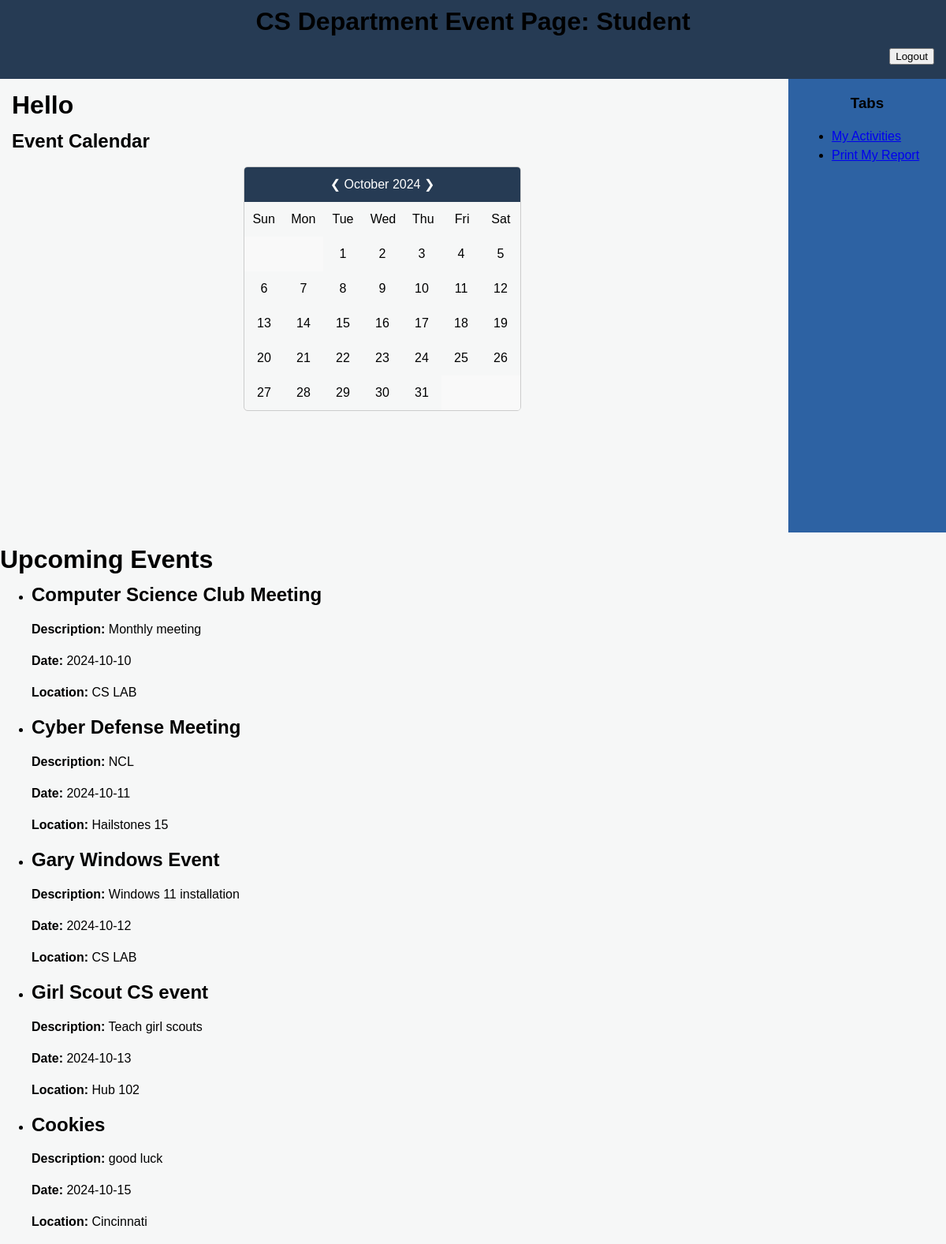
/student_view, run on an earlier commit of the app's database.
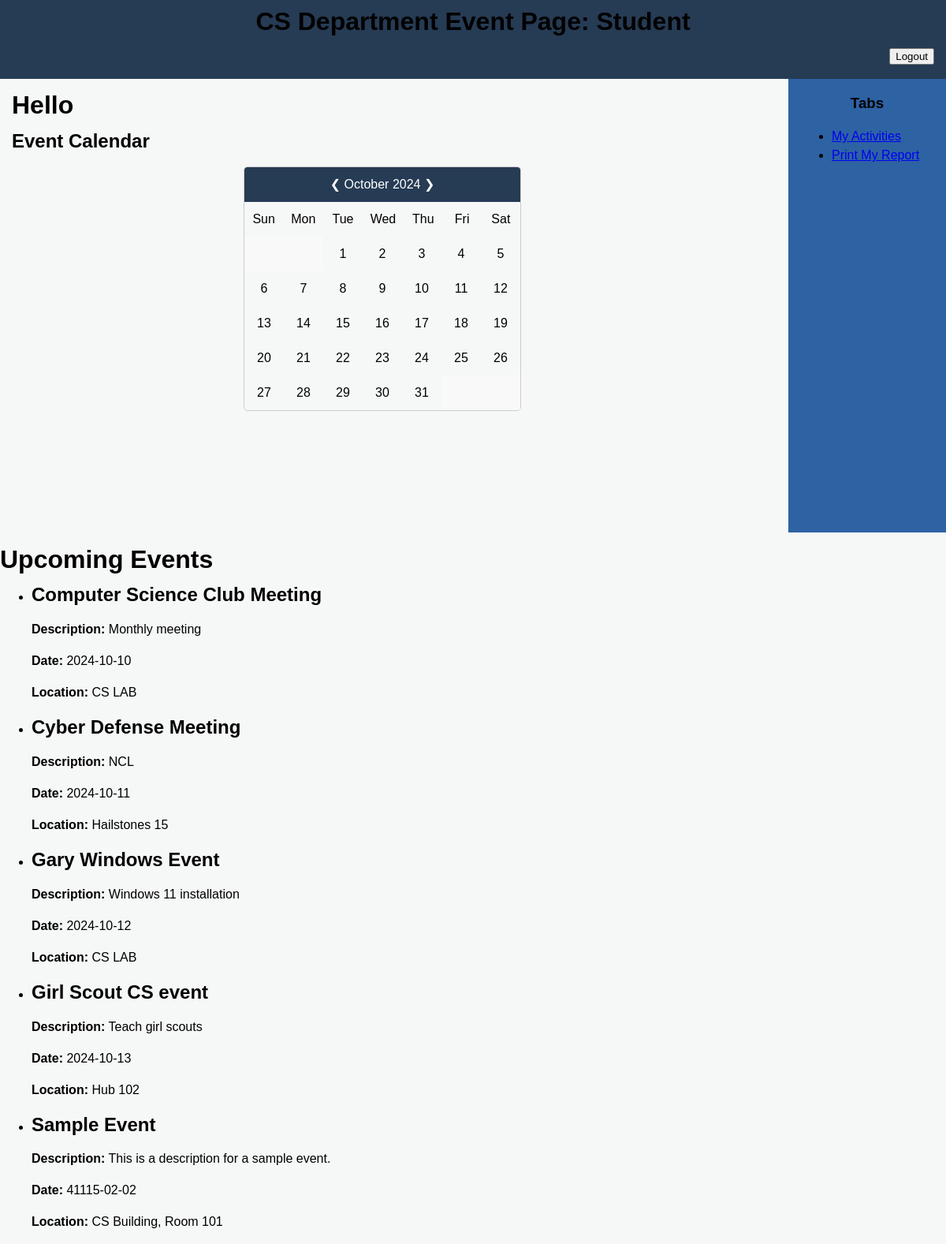
And on a later commit of the database.
### tables this page shows
CREATE TABLE events (
    id INTEGER PRIMARY KEY AUTOINCREMENT,
    name TEXT NOT NULL,
    description TEXT,
    date TEXT NOT NULL,
    location TEXT
);

### flask_intro.py (the view)
@app.route('/student_view', methods=['GET'])
def student_view():
    conn = get_db()  # Ensure a fresh connection
    cursor = conn.cursor()
    cursor.execute("SELECT name, date, description, location FROM events ORDER BY date")
    event = cursor.fetchall()  # Fetch latest data
    conn.close()
    return render_template('StudentView.html', event=event)

### flask_intro.py (called while the page is built)
def get_db():
    if 'sqlite_db' not in g:
        g.sqlite_db = sqlite3.connect(
            DB_PATH,
            detect_types=sqlite3.PARSE_DECLTYPES
        )
        g.sqlite_db.row_factory = sqlite3.Row
    return g.sqlite_db

### templates/StudentView.html (shortened to what this page needs)
<!DOCTYPE html>
<html lang="en">
	<head>
</head>
<body>
<header>
    <div class="innertube">
        <h1 align="center">CS Department Event Page: Student</h1>
        <form action="/logout"align="right">
            <button type="submit">Logout</button>
    </div>
</header>
<div id="wrapper">
    <main>
        <div id="content">
            <div class="innertube">
                <h1>Hello {{info}}</h1>
                <h2>Event Calendar</h2>
                <div id="calendar">
                    <div id="header">
                        <span id="prev" style="cursor: pointer;">&#10094;</span>
                        <span id="monthYear"></span>
                        <span id="next" style="cursor: pointer;">&#10095;</span>
                    </div>
                    <div id="daysOfWeek">
                        <div class="day">Sun</div>
                        <div class="day">Mon</div>
                        <div class="day">Tue</div>
                        <div class="day">Wed</div>
                        <div class="day">Thu</div>
                        <div class="day">Fri</div>
                        <div class="day">Sat</div>
                    </div>
                    <div id="days"></div>
                </div>
            </div>
        </div>
    </main>
    <nav>
        <div class="innertube">
            <h3 align="center">Tabs</h3>
            <ul>
               <li><a href="/my_activities">My Activities</a></li>
                <li><a href="#">Print My Report</a></li>
            </ul>
        </div>
    </nav>
</div>
<h1>Upcoming Events</h1>
{% if event %}
    <ul>
        {% for e in event %}
            <li>
                <h2>{{ e[0] }}</h2>
                <p><strong>Description:</strong> {{ e[2] }}</p>
                <p><strong>Date:</strong> {{ e[1] }}</p>
                <p><strong>Location:</strong> {{ e[3] }}</p>
            </li>
        {% endfor %}
    </ul>
{% else %}
    <p>No upcoming events found.</p>
{% endif %}
</body>
</html>

### templates/StudentView.html (style rules this page uses)
body { margin:0; padding:0; font-family: Sans-Serif; line-height: 1.5em; background: #f5f6f7e2; }
header { background: #0c2340e2; height: 100px; }
header h1 { margin: 0; padding-top: 15px; }
main { padding-bottom: 10010px; margin-bottom: -10000px; float: left; width: 100%; }
nav { padding-bottom: 10450px; margin-bottom: -10000px; float: left; width: 200px; margin-left: -200px; background: #2d62a3; }
#wrapper { overflow: hidden; }
#content { margin-right: 230px; }
.innertube { margin: 15px; margin-top: 0; }
#calendar { border: 1px solid #ccc; border-radius: 5px; overflow: hidden; width: 350px; margin: 0 auto; }
#header { background: #0c2340e2; color: white; text-align: center; padding: 10px; }
#daysOfWeek { display: flex; justify-content: space-between; }
#daysOfWeek .day { flex: 1; padding: 10px; box-sizing: border-box; text-align: center; }
#days { display: flex; flex-wrap: wrap; }

What changed in the data, as far as the page shows it:
removed events: name "Cookies", description "good luck", date "2024-10-15", location "Cincinnati"
added events: name "Sample Event", description "This is a description for a sample event.", date "41115-02-02", location "CS Building, Room 101"
